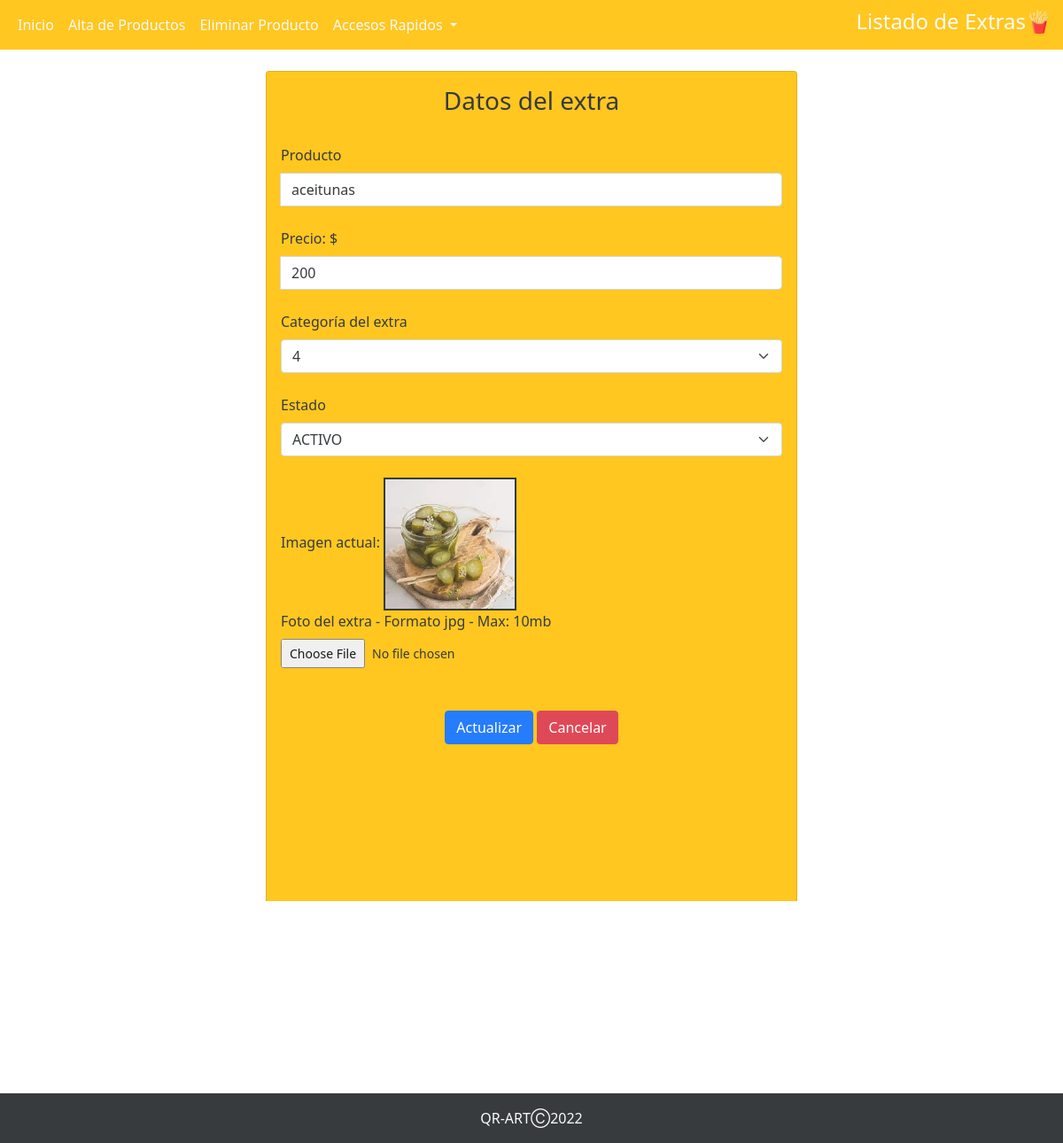
The page /perfiles/perfil_admin/abm_extras/actualizar_extras.php?id=4 on the database its author committed.
### tables this page shows
CREATE TABLE `extra` (
  `cod_extra` int(6) NOT NULL,
  `categ_extra` text NOT NULL,
  `nombre_extra` text NOT NULL,
  `precio_extra` decimal(11,0) NOT NULL,
  `foto_extra` text NOT NULL,
  `estado_extra` tinyint(1) NOT NULL
);

### perfiles/perfil_admin/abm_extras/actualizar_extras.php (the view, shortened to what this page needs)
<?php
$conexion=mysqli_connect("localhost","root","","qr_art");
$id= $_GET['id'];
$sql="SELECT * FROM extra WHERE cod_extra='$id'";
$result=mysqli_query($conexion, $sql);
$result_query=mysqli_num_rows($result);
if($result_query == 0){
  header('location:modificacion_extra.php');
}else{
  while($data=mysqli_fetch_array($result)) {
    $nombre_extra = $data['nombre_extra'];
    $precio_extra = $data['precio_extra'];
    $categ_extra = $data['categ_extra'];
    $foto_extra = $data['foto_extra'];
    $estado_extra = $data['estado_extra'];
  }
}
?>
<!DOCTYPE html>
<html lang="en">
<head>
    <link rel="stylesheet" href="https://cdnjs.cloudflare.com/ajax/libs/twitter-bootstrap/5.1.3/css/bootstrap.min.css">
    <link rel="stylesheet" href="https://cdn.datatables.net/1.12.1/css/dataTables.bootstrap5.min.css">
    <link rel="stylesheet " href="../../../assets/stylemodip.css">
    <link rel="stylesheet " href="../../../assets/stylesnav.css">
    <link rel="stylesheet " href="../../../assets/backp.css">
</head>
<body>
<nav class="navbar navbar-expand-xl">
  <div class="container-fluid">
    <div class="collapse navbar-collapse" id="navbarSupportedContent">
      <ul class="navbar-nav me-auto mb-2 mb-lg-0">
        <li class="nav-item">
          <a class="nav-link active text-light" aria-current="page" href="../perfil_admin.php">Inicio</a>
        </li>
        <li class="nav-item">
          <a class="nav-link text-light" href="./altaproducto.php">Alta de Productos</a>
        </li>
        <li class="nav-item">
          <a class="nav-link text-light" href="./eliminarproducto.php">Eliminar Producto</a>
        </li>
        <li class="nav-item dropdown">
          <a class="nav-link dropdown-toggle text-light" href="#" id="navbarDropdown" role="button" data-bs-toggle="dropdown" aria-expanded="false">
            Accesos Rapidos
          </a>
        </li>
      </ul>
      <h4 class="text-sm-center text-light">Listado de Extras🍟</h4>
    </div>
  </div>
</nav>
<br>
<div class="container">
  <div class="d-flex justify-content-center h-100">
    <div class="card">
      <div class="card-body">
      <form  action = update_extra.php method="post" enctype="multipart/form-data">
                      <h3 class="text-sm-center">Datos del extra</h3>
                        <label for="formFile " class="form-label text-dark ">Producto</label>
                        <div class="input-group form-group">
                            <input type="text" class="form-control" placeholder="Nombre" id="nombre_extra" name="nombre_extra" value="<?php echo $nombre_extra; ?>"  autofocus required>
                        </div>
                        <br>
                        <label for="formFile" class="form-label text-dark">Precio: $</label>
                        <div class="input-group form-group">
                            <input type="number" step="0.01" min="0" class="form-control" placeholder="Precio" name="precio_extra" id="precio_extra" value=<?php echo $precio_extra; ?> autofocus required>
                        </div>
                        <br>
                        <label for="formFile" class="form-label text-dark" name="categ_extra" id="categ_extra" value=<?php echo $categ_extra; ?>>Categoría del extra </label>
                        <select class="form-select" name="categ_extra" id="categ_extra"  aria-label="Default select example">
                            <option value= <?php echo $categ_extra; ?>><?php echo $categ_extra; ?></option>
                          </select>
                        <br>
                        <label for="formFile" class="form-label text-dark" name="estado_extra" id="estado_extra" value=<?php echo $estado_extra; ?>>Estado </label>
                        <select class="form-select" name="estado_extra" id="estado_extra"  aria-label="Default select example">
                        <?php
                        $showvalue= " ";
                        if ($estado_extra == 0){
                          $showvalue = "INACTIVO";
                        }else {
                          $showvalue = "ACTIVO";
                        }
                        ?>
                            <option value= <?php echo $estado_extra; ?>><?php echo $showvalue; ?></option>
                          </select>
                        <br>
                        <div class="sm-3">
                            <label for="formFile " class="form-label text-dark ">Imagen actual: </label>
                            <img style="border: 2px solid ; width: 150px" alt="" src="<?php echo "../../../imagenes/extras/".$foto_extra ?>">
                            <br>
                            <label for="formFile" class="form-label" name="foto_extra" id="foto_extra">Foto del extra - Formato jpg - Max: 10mb</label>
                            <input class="form-control-sm" type="file" name="foto_extra" id="foto_extra" value=<?php echo $foto_extra; ?>>
                        </div>
                        <br>
                        <br>
                        <div class="col text-center">
                        <button type="submit" class= "btn btn-primary"  id="boton" name="boton" value="0">Actualizar </button>
                        <button type="submit" class= "btn btn-danger" id="boton" name="boton" value="1"> Cancelar </button>
                        </div>
                </div>
                <link rel="stylesheet" href="">
            </div>
    <footer class="py-3 mt-6 border-top bg-dark fixed-bottom">
            <p class="col-md-12 mb-0 text-light text-center">QR-ARTⒸ2022</p>
    </footer>
</body>
</html>

### assets/stylemodip.css (style rules this page uses)
.container { height: 35%; align-content: center; }
.card { height: 1050px; margin-top: auto; margin-bottom: 10rem; width: 600px; background-color: #ffc107 !important; }

### assets/stylesnav.css (style rules this page uses)
.navbar-expand-xl { background-color: #ffc107; }

### assets/backp.css (style rules this page uses)
* { margin: 0; padding: 0; }
body { background-image: url('../assets/img/20.jpg'); background-repeat: no-repeat; background-size: cover; opacity: 0.9; width: calc((100%/3)-10px); }

### rows shown on the page
extra: nombre_extra "aceitunas", precio_extra "200", categ_extra "4", estado_extra "ACTIVO", foto_extra (picture)
